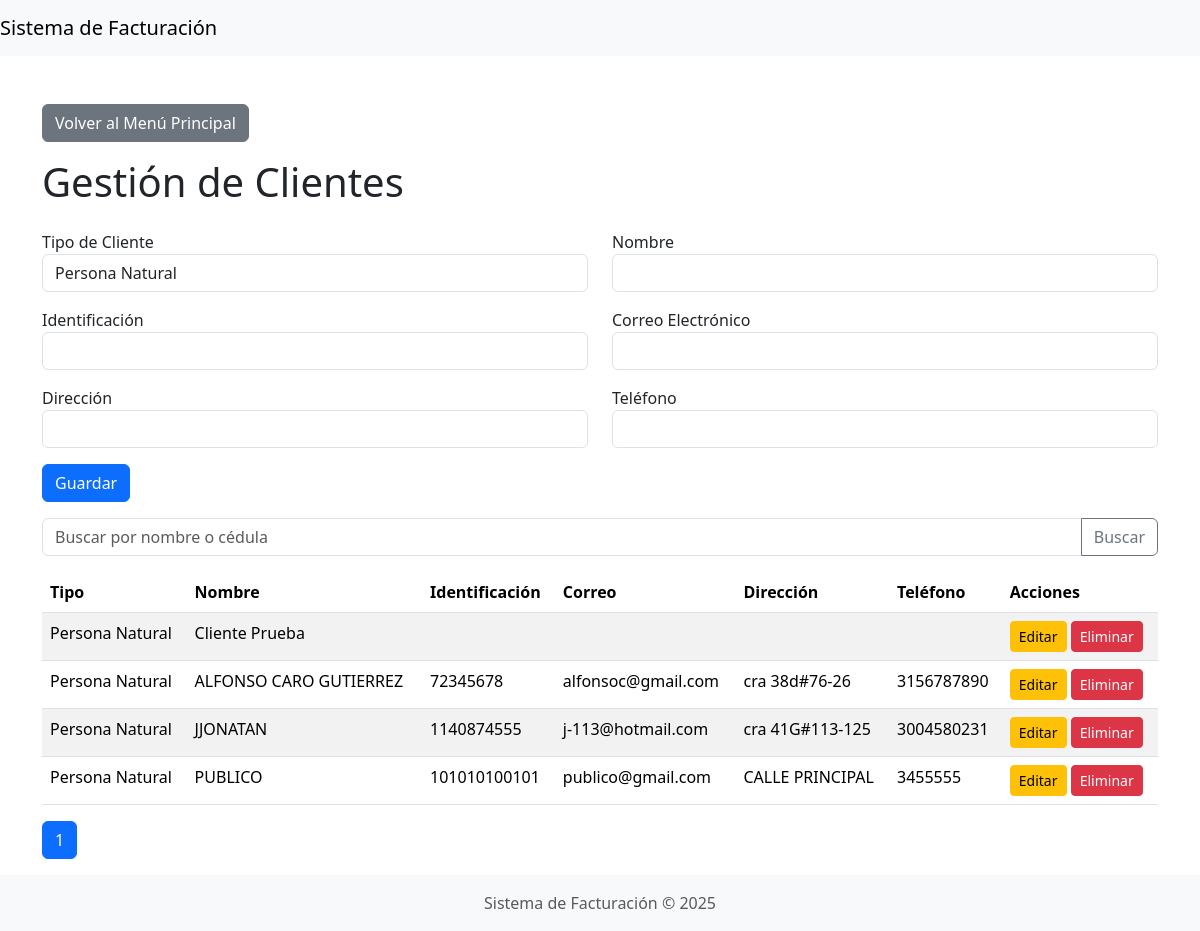
The page /clientes/clientes.php on the database as committed earlier.
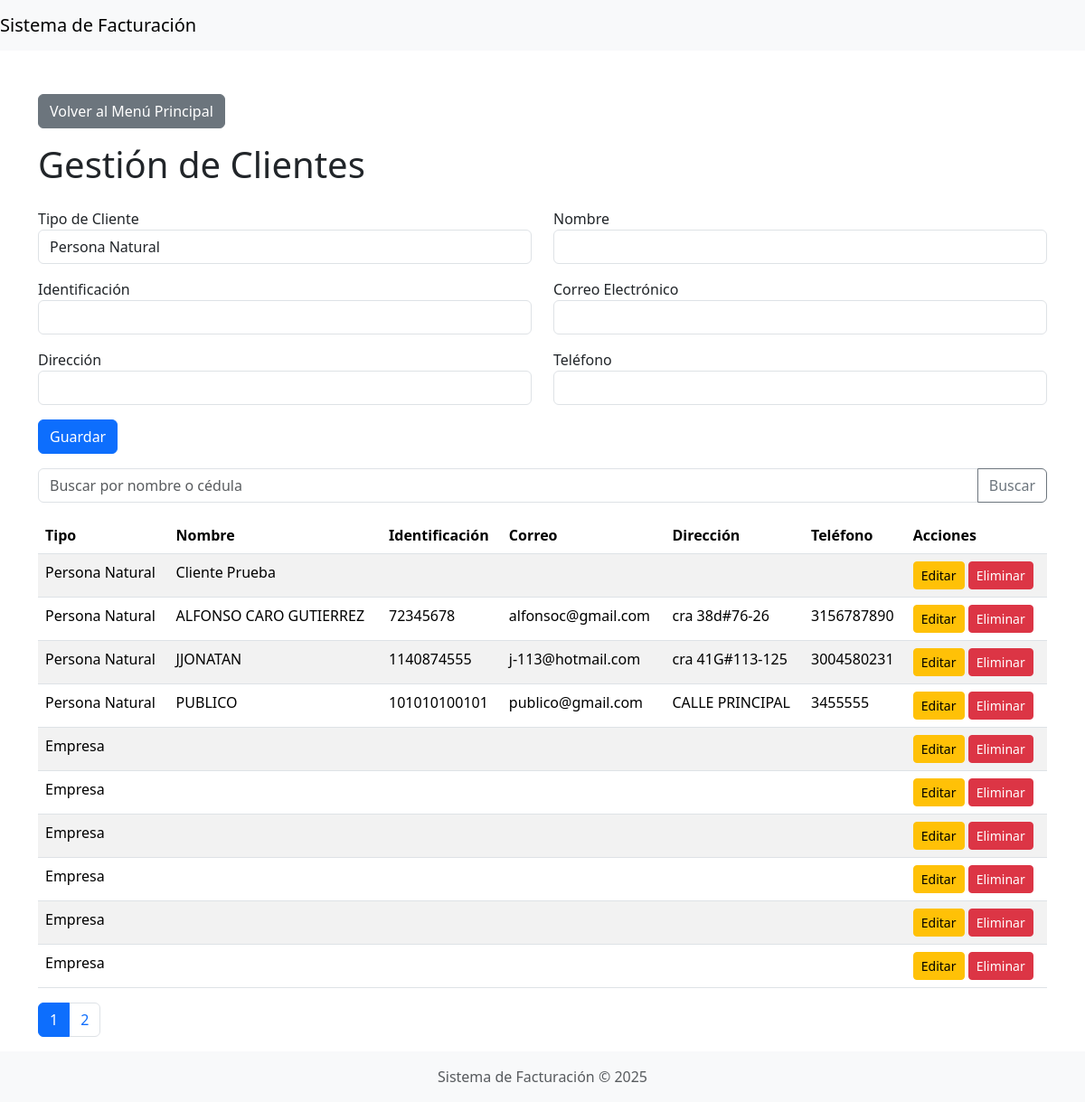
The same page on the database as committed later.
### tables this page shows
CREATE TABLE `clientes` (
  `id` int(11) NOT NULL AUTO_INCREMENT,
  `tipo` enum('natural','empresa') NOT NULL,
  `nombre` varchar(255) NOT NULL,
  `identificacion` varchar(50) NOT NULL,
  `correo` varchar(100) DEFAULT NULL,
  `direccion` varchar(255) DEFAULT NULL,
  `telefono` varchar(50) DEFAULT NULL,
  PRIMARY KEY (`id`)
);

### db.php (called while the page is built, shortened)
<?php
if (!class_exists('Database')) {
    class Database
    {
        private $conn;
        public function __construct()
        {
            $this->conn = new mysqli(DB_HOST, DB_USER, DB_PASS, DB_NAME);
        }
        public function query($sql)
        {
            return $this->conn->query($sql);
        }
    }
}

### clientes/clientes.php (the view, shortened to what this page needs)
<?php
include '../db.php';
$db = new Database();
$search = $_GET['search'] ?? '';
$limit = 10;
$page = isset($_GET['page']) ? (int)$_GET['page'] : 1;
$offset = ($page - 1) * $limit;
$sql = "SELECT * FROM clientes";
$sql .= " LIMIT $limit OFFSET $offset";
$clientes_result = $db->query($sql);
$clientes = [];
while ($cliente = $clientes_result->fetch_assoc()) {
    $clientes[] = $cliente;
}
$total_sql = "SELECT COUNT(*) as total FROM clientes";
$total_result = $db->query($total_sql);
$total_row = $total_result->fetch_assoc();
$total = $total_row['total'];
$total_pages = ceil($total / $limit);
$cliente_editar = null;
?>
<?php include '../includes/header.php'; ?>
<div class="container mt-5">
    <a href="../index.php" class="btn btn-secondary mb-3">Volver al Menú Principal</a>
    <h1 class="mb-4">Gestión de Clientes</h1>
    <form method="POST" class="mb-3">
        <div class="row">
            <div class="col-md-6">
                <div class="form-group">
                    <label>Tipo de Cliente</label>
                    <select name="tipo" class="form-control" required>
                        <option value="natural" <?php echo ($cliente_editar['tipo'] ?? '') == 'natural' ? 'selected' : ''; ?>>Persona Natural</option>
                    </select>
                </div>
            </div>
            <div class="col-md-6">
                <div class="form-group">
                    <label>Nombre</label>
                    <input type="text" name="nombre" class="form-control" value="<?php echo $cliente_editar['nombre'] ?? ''; ?>" required>
                </div>
            </div>
        </div>
        <div class="row mt-3">
            <div class="col-md-6">
                <div class="form-group">
                    <label>Identificación</label>
                    <input type="text" name="identificacion" class="form-control" value="<?php echo $cliente_editar['identificacion'] ?? ''; ?>" required>
                </div>
            </div>
            <div class="col-md-6">
                <div class="form-group">
                    <label>Correo Electrónico</label>
                    <input type="email" name="correo" class="form-control" value="<?php echo $cliente_editar['correo'] ?? ''; ?>">
                </div>
            </div>
        </div>
        <div class="row mt-3">
            <div class="col-md-6">
                <div class="form-group">
                    <label>Dirección</label>
                    <input type="text" name="direccion" class="form-control" value="<?php echo $cliente_editar['direccion'] ?? ''; ?>">
                </div>
            </div>
            <div class="col-md-6">
                <div class="form-group">
                    <label>Teléfono</label>
                    <input type="text" name="telefono" class="form-control" value="<?php echo $cliente_editar['telefono'] ?? ''; ?>">
                </div>
            </div>
        </div>
        <button type="submit" class="btn btn-primary mt-3">Guardar</button>
    </form>
    <form method="GET" class="mb-3">
        <div class="input-group">
            <input type="text" name="search" class="form-control" placeholder="Buscar por nombre o cédula" value="<?php echo $search; ?>">
            <button type="submit" class="btn btn-outline-secondary">Buscar</button>
        </div>
    </form>
    <table class="table table-striped">
        <thead>
            <tr>
                <th>Tipo</th>
                <th>Nombre</th>
                <th>Identificación</th>
                <th>Correo</th>
                <th>Dirección</th>
                <th>Teléfono</th>
                <th>Acciones</th>
            </tr>
        </thead>
        <tbody>
            <?php foreach ($clientes as $cliente): ?>
                <tr>
                    <td><?php echo $cliente['tipo'] == 'natural' ? 'Persona Natural' : 'Empresa'; ?></td>
                    <td><?php echo $cliente['nombre']; ?></td>
                    <td><?php echo $cliente['identificacion']; ?></td>
                    <td><?php echo $cliente['correo']; ?></td>
                    <td><?php echo $cliente['direccion']; ?></td>
                    <td><?php echo $cliente['telefono']; ?></td>
                    <td>
                        <a href="?editar=<?php echo $cliente['id']; ?>" class="btn btn-warning btn-sm">Editar</a>
                        <a href="?eliminar=<?php echo $cliente['id']; ?>" class="btn btn-danger btn-sm">Eliminar</a>
                    </td>
                </tr>
            <?php endforeach; ?>
        </tbody>
    </table>
    <nav aria-label="Page navigation">
        <ul class="pagination">
            <?php for ($i = 1; $i <= $total_pages; $i++): ?>
                <li class="page-item <?php echo $i == $page ? 'active' : ''; ?>">
                    <a class="page-link" href="?page=<?php echo $i; ?>&search=<?php echo $search; ?>"><?php echo $i; ?></a>
                </li>
            <?php endfor; ?>
        </ul>
    </nav>
</div>
<?php include '../includes/footer.php'; ?>

### includes/header.php (shortened to what this page needs)
<!DOCTYPE html>
<html lang="es">
<head>
    <link rel="stylesheet" href="/marci/boot/bootstrap.min.css">
</head>
<body>
    <nav class="navbar navbar-expand-lg navbar-light bg-light">
        <a class="navbar-brand" href="/marci/index.php">Sistema de Facturación</a>
    </nav>

### includes/footer.php (shortened to what this page needs)
<footer class="footer mt-auto py-3 bg-light">
    <div class="container text-center">
        <span class="text-muted">Sistema de Facturación &copy; <?php echo date('Y'); ?></span>
    </div>
</footer>
</body>
</html>

Rows that differ between the two databases and show on the page:
added clientes: tipo "Empresa"
added clientes: tipo "Empresa"
added clientes: tipo "Empresa"
added clientes: tipo "Empresa"
added clientes: tipo "Empresa"
added clientes: tipo "Empresa"
Other text that changed with them:
new list line: "2"
